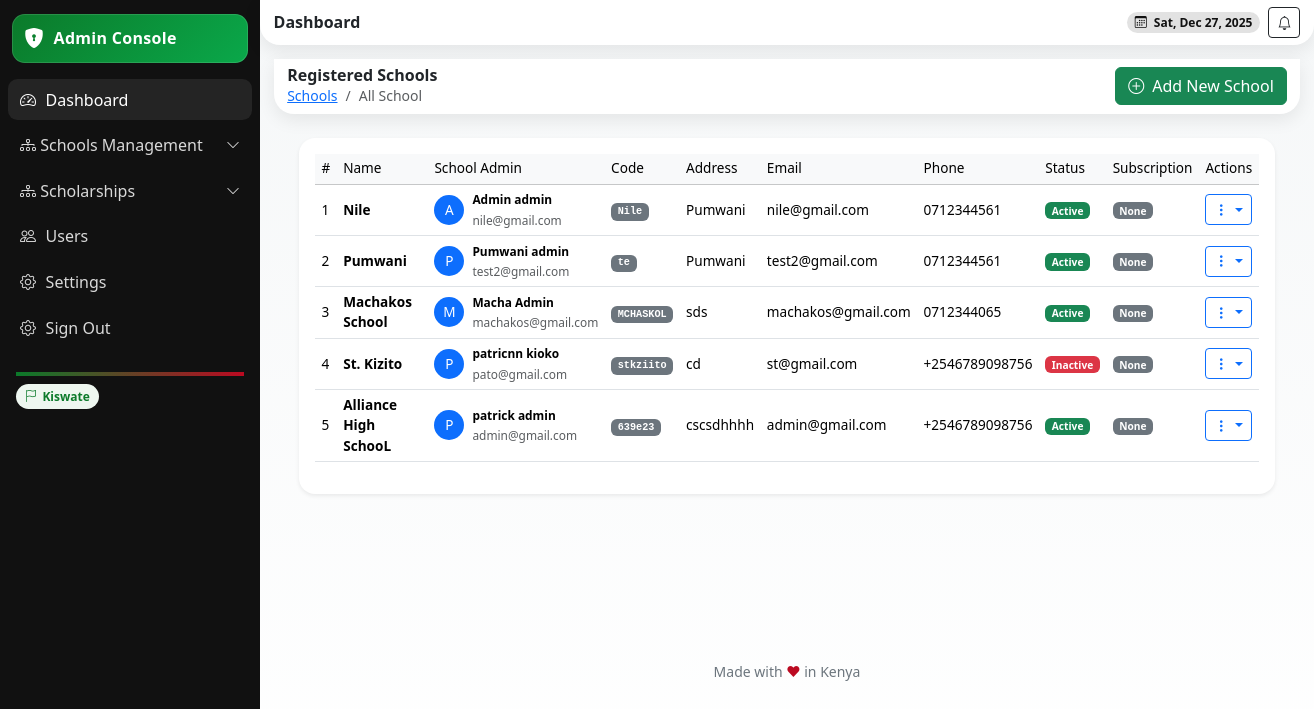
The app's page /school-list/ (signed in), older data.
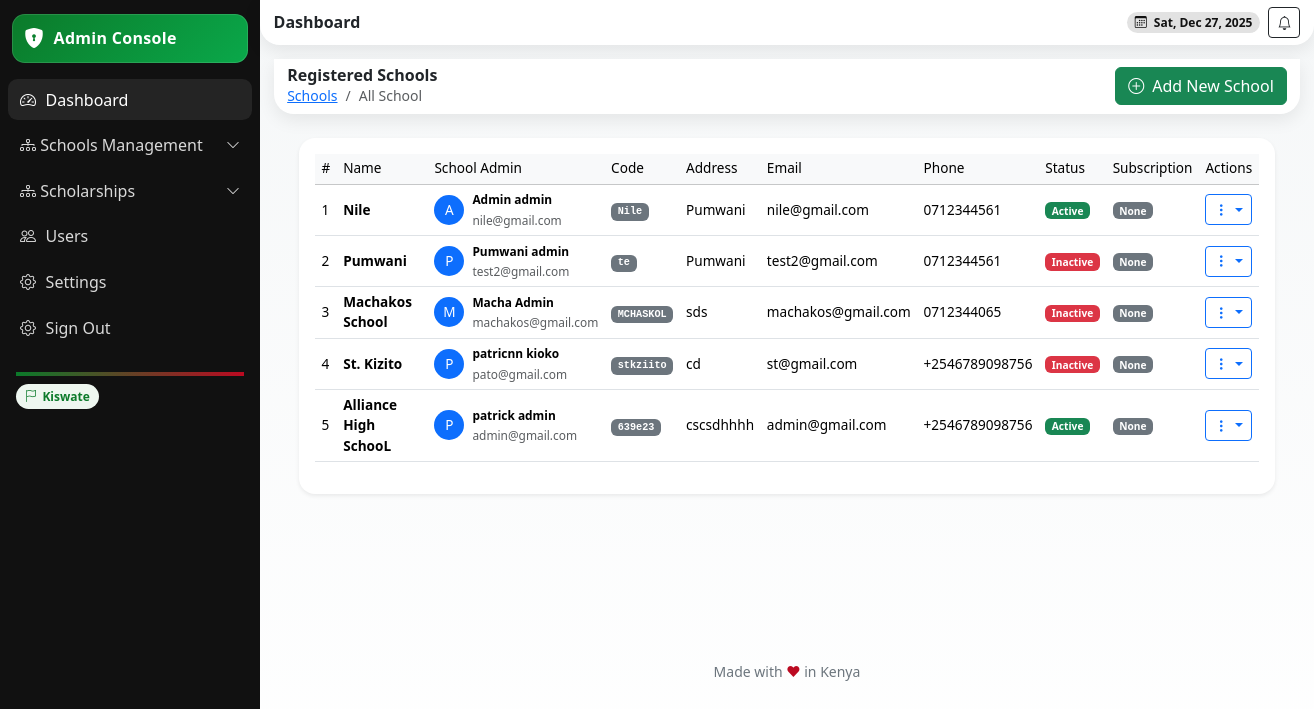
The same page, newer data.
### school/models.py (models this page shows, shortened)
class School(models.Model):
    name = models.CharField(max_length=255)
    school_admin = models.OneToOneField(User, on_delete=models.CASCADE, related_name='school_admin_profile')
    code = models.CharField(max_length=50, unique=True)
    address = models.TextField(blank=True)
    contact_email = models.EmailField()
    contact_phone = models.CharField(max_length=15)
    county = models.ForeignKey(County, on_delete=models.SET_NULL, null=True, blank=True)
    city = models.ForeignKey(City, on_delete=models.SET_NULL, null=True, blank=True)
    constituency = models.ForeignKey(Constituency, on_delete=models.SET_NULL, null=True, blank=True)
    sub_county = models.ForeignKey(SubCounty, on_delete=models.SET_NULL, null=True, blank=True)
    ward = models.ForeignKey(Ward, on_delete=models.SET_NULL, null=True, blank=True)
    created_at = models.DateTimeField(auto_now_add=True)
    is_active = models.BooleanField(default=True)

### userauths/models.py (models this page shows, shortened)
class User(AbstractUser):
    COUNTRY_CURRENCY_MAP = {
        'KENYA': 'KES',
        'UGANDA': 'UGX',
    }
    username = None  # Disable username field
    phone_number = models.CharField(max_length=15, unique=True)
    country = models.CharField(max_length=15,blank=True, null=True)
    email = models.EmailField(unique=True)
    first_name = models.CharField(max_length=50)
    last_name = models.CharField(max_length=50)
    is_staff = models.BooleanField(default=False)
    is_superuser = models.BooleanField(default=False)
    is_admin = models.BooleanField(default=False)
    school_staff = models.BooleanField(default=False)
    is_student = models.BooleanField(default=False)
    is_teacher = models.BooleanField(default=False)
    is_parent = models.BooleanField(default=False)
    is_active = models.BooleanField(default=True)
    is_verified = models.BooleanField(default=False)
    created_at = models.DateTimeField(auto_now_add=True)
    updated_at = models.DateTimeField(auto_now=True)
    objects = CustomUserManager()
    USERNAME_FIELD = 'email'  # Use email as the username field
    REQUIRED_FIELDS = ['first_name', 'last_name', 'phone_number']  # Required fields for createsuperuser
    class Meta:
        ordering = ['-created_at']

### kiswate_digital_app/views.py (the view, shortened to what this page needs)
# urls.py: path("school-list/", views.school_list, name="school_list"),
@login_required
def school_list(request):
    if not request.user.is_superuser:
        messages.error(request, "Access denied: Superuser privileges required.")
        return redirect('dashboard')
    if request.method == 'POST':
        form = SchoolCreationForm(request.POST)
        if form.is_valid():
            school, password = form.save()
            messages.success(
                request,
                f'Successfully created school "{school.name}" ({school.code}). '
                f'Admin: {school.school_admin.get_full_name()}. '
                f'Temporary password: <strong>{password}</strong>. '
                f'Email sent: {"Yes" if form.cleaned_data["send_email"] else "No"}.'
            )
            logger.info(f"Created school {school.code} by superuser {request.user.email}.")
            return redirect('kiswate_digital_app:school_list')
        else:
            messages.error(request, "Please correct the form errors below.")
    else:
        form = SchoolCreationForm()
    counties = County.objects.all().order_by('name')
    cities = City.objects.all().order_by('name')
    constituencies = Constituency.objects.all().order_by('name')
    sub_counties = SubCounty.objects.all().order_by('name')
    wards = Ward.objects.all().order_by('name')
    query = request.GET.get('q', '')
    schools = School.objects.all().order_by('-created_at')
    context = {
        'schools': schools,
        'counties': counties,
        'cities': cities,
        'constituencies': constituencies,
        'sub_counties': sub_counties,
        'wards': wards,
        'form': form,
        'query': query,
    }
    return render(request, "Dashboard/school_list.html", context)

### templates/Dashboard/school_list.html (shortened to what this page needs)
{% extends 'Dashboard/admindash-base.html' %}
{% block content %}
<header class="header d-flex align-items-center justify-content-between">
    <div class="d-flex align-items-center gap-2">
        <div>
            <h6 class="m-0 fw-bold">Registered Schools</h6>
            <nav aria-label="breadcrumb" class="small">
                <ol class="breadcrumb mb-0">
                    <li class="breadcrumb-item">
                        <a href="{% url 'kiswate_digital_app:school_list' %}">Schools</a>
                    </li>
                    <li class="breadcrumb-item active">All School</li>
                </ol>
            </nav>
        </div>
    </div>
    <button class="btn btn-success" data-bs-toggle="modal" data-bs-target="#createSchoolModal">
        <i class="bi bi-plus-circle me-2"></i>Add New School
    </button>
</header>
<section class="content container-fluid py-4">
<div class="container">
    <div class="card shadow-sm border-0 rounded-4">
    <div class="card-body">
    <div class="table-responsive">
    <table class="table table-hover align-middle">
        <thead class="table-light">
        <tr>
            <th>#</th>
            <th>Name</th>
            <th>School Admin</th>
            <th>Code</th>
            <th>Address</th>
            <th>Email</th>
            <th>Phone</th>
            <th>Status</th>
            <th>Subscription</th>
            <th class="text-center">Actions</th>
        </tr>
        </thead>
        <tbody>
        {% for school in schools %}
        <tr>
            <td>{{ forloop.counter }}</td>
            <td><strong>{{ school.name }}</strong></td>
            <td>
                <div class="d-flex align-items-center">
                    {% if school.school_admin.profile_picture %}
                    <img src="{{ school.school_admin.profile_picture.url }}" width="30" height="30"
                         class="rounded-circle me-2">
                    {% else %}
                    <span class="rounded-circle bg-primary text-white d-flex align-items-center
                                 justify-content-center me-2"
                          style="width:30px; height:30px;">
                        {{ school.school_admin.get_full_name.0|upper }}
                    </span>
                    {% endif %}
                    <div>
                        <small class="fw-bold">{{ school.school_admin.get_full_name }}</small><br>
                        <small class="text-muted">{{ school.school_admin.email }}</small>
                    </div>
                </div>
            </td>
            <td><code class="badge bg-secondary">{{ school.code }}</code></td>
            <td>{{ school.address|truncatewords:6 }}</td>
            <td>{{ school.contact_email }}</td>
            <td>{{ school.contact_phone }}</td>
            <td>
                {% if school.is_active %}
                    <span class="badge bg-success">Active</span>
                {% else %}
                    <span class="badge bg-danger">Inactive</span>
                {% endif %}
            </td>
            <td>
                {% if school.platform_subscription %}
                <span class="badge bg-info">
                    {{ school.platform_subscription.plan.name }}
                    ({{ school.platform_subscription.get_status_display }})
                </span>
                {% else %}
                <span class="badge bg-secondary">None</span>
                {% endif %}
            </td>
            <td class="text-center">
                <div class="btn-group btn-group-sm">
                    <button class="btn btn-outline-primary dropdown-toggle" data-bs-toggle="dropdown">
                        <i class="bi bi-three-dots-vertical"></i>
                    </button>
                </div>
            </td>
        </tr>
        {% empty %}
        <tr>
            <td colspan="10" class="text-center py-5 text-muted">No schools registered.</td>
        </tr>
        {% endfor %}
        </tbody>
    </table>
    </div>
    </div>
    </div>
</div>
</section>
{% endblock %}

Row changes from the older to the newer data that the page shows:
changed School "test2@gmail.com": is_active "Active" → "Inactive"
changed School "Machakos School": is_active "Active" → "Inactive"
